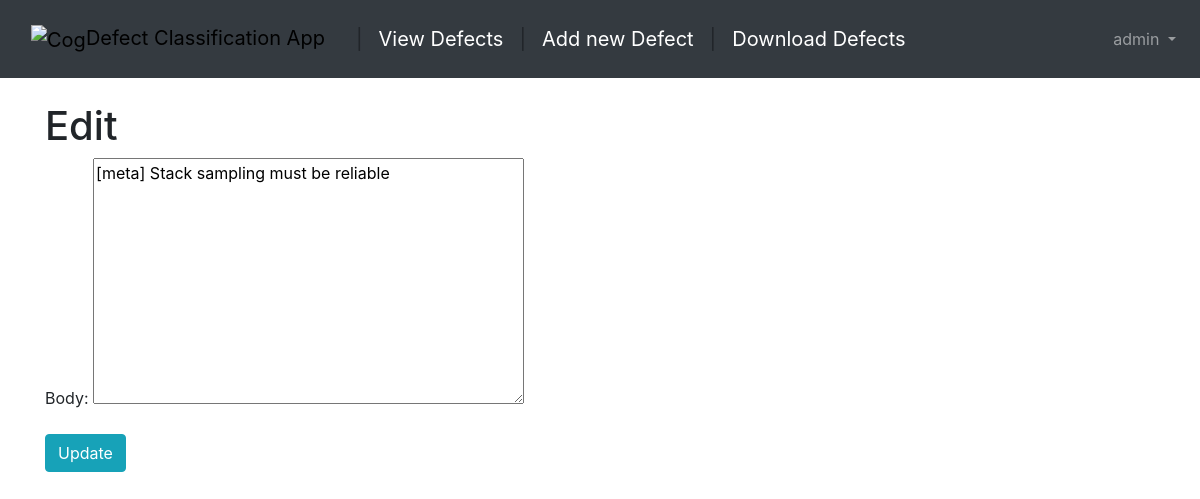
Before: /articles/1977/edit/ (signed in) with the older database file.
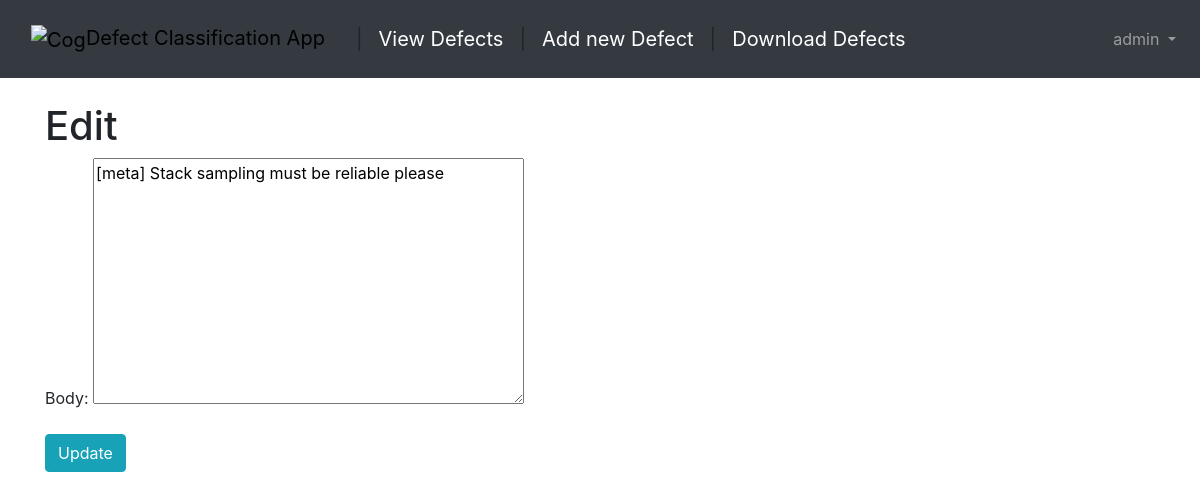
After: the same page with the newer database file.
### articles/models.py (models this page shows, shortened)
class Article(models.Model):
    body = models.TextField()
    source = models.CharField(default='Entry', max_length=20)
    date = models.DateTimeField(auto_now_add=True)
    classification = models.CharField(default = 'Not Classified', max_length = 20)
    classes = (
        ('compliance', 'COMPLIANCE'),
        ('functional', 'FUNCTIONAL'),
        ('performance', 'PERFORMANCE'),
        ('reliability and scalability issues', 'RELIABILITY AND SCALABILITY ISSUES'),
        ('security', 'SECURITY'),
        ('usability', 'USABILITY'),
        )
    reclassification = models.CharField(default = 'Not Reclassified Yet', max_length = 50, choices = classes)

### articles/views.py (the view)
# urls.py: path('<int:pk>/edit/', views.ArticleUpdateView.as_view(), name='article_edit'), # new
class ArticleUpdateView(UpdateView):
    model = models.Article
    fields = ['body']
    template_name = 'article_edit.html'

### templates/article_edit.html (shortened to what this page needs)
{% extends 'base.html' %}
{% block content %}
{% if user.is_authenticated %}
<h1>Edit</h1>
<form action="" method="post">{% csrf_token %}
{{ form.as_p }}
<button class="btn btn-info" type="submit">Update</button>
</form>
{% endif %}
{% endblock %}

Changed rows visible on the page:
changed Article: body "[meta] Stack sampling must be reliable" → "[meta] Stack sampling must be reliable please"
